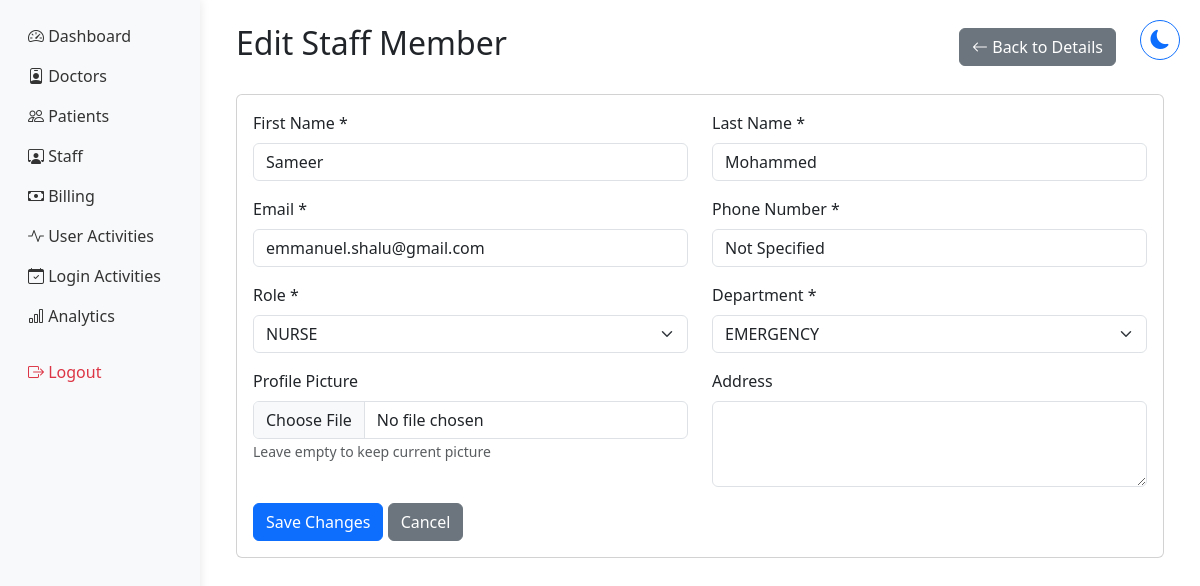
Page /hosp_admin/staff/4/edit/ (signed in) on the earlier database version.
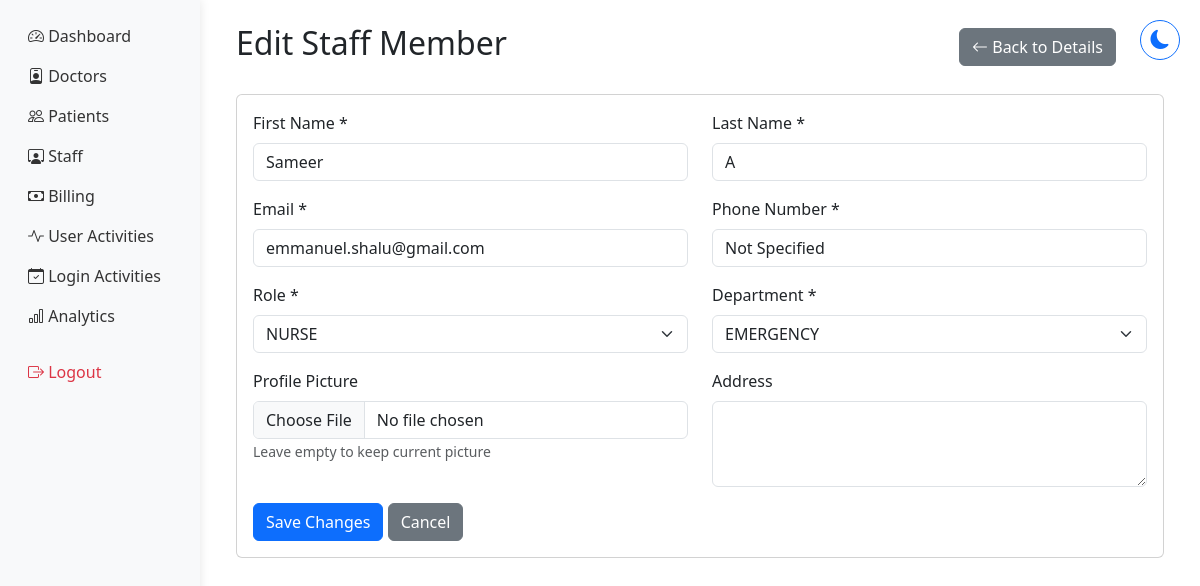
Same page on the later database version.
### hmsapp/models.py (models this page shows, shortened)
class StaffProfile(models.Model):
    user = models.OneToOneField(User, on_delete=models.CASCADE)
    department = models.CharField(max_length=100)
    designation = models.CharField(max_length=100)
    phone_number = models.CharField(max_length=15, validators=[phone_regex])
    address = models.TextField(blank=True)
    staff_id = models.CharField(max_length=7, unique=True, blank=True)
    created_at = models.DateTimeField(auto_now_add=True)
    updated_at = models.DateTimeField(auto_now=True)

### hmsapp/views.py (the view, shortened to what this page needs)
# urls.py: path('hosp_admin/staff/<int:staff_id>/edit/', views.edit_staff, name='edit_staff'),
@login_required
def edit_staff(request, staff_id):
    staff = get_object_or_404(StaffProfile, id=staff_id)
    context = {
        'staff': staff,
        'roles': ['NURSE', 'RECEPTIONIST', 'LAB_TECHNICIAN', 'PHARMACIST', 'ADMIN_STAFF'],
        'departments': ['EMERGENCY', 'OUTPATIENT', 'INPATIENT', 'LABORATORY', 'PHARMACY', 'ADMINISTRATION']
    }
    return render(request, 'hosp_admin/edit_staff.html', context)

### hmsapp/context_processors.py (called while the page is built)
def base_template(request):
    if request.user.is_authenticated:
        if request.user.groups.filter(name='Doctors').exists():
            base_template = 'doctor/base_doctor.html'
        elif request.user.groups.filter(name='Administrators').exists():
            base_template = 'hosp_admin/base_admin.html'
        else:
            base_template = 'staff/base_staff.html'
    else:
        base_template = 'staff/base_staff.html'
    return {'base_template': base_template}

### hmsapp/templates/hosp_admin/edit_staff.html (shortened to what the changed rows need)
{% extends 'hosp_admin/base_admin.html' %}
{% load static %}
{% block content %}
<div class="container py-4">
    <div class="d-flex justify-content-between align-items-center mb-4 me-5">
        <h2>Edit Staff Member</h2>
    </div>
    <div class="card">
        <div class="card-body">
            <form method="POST" enctype="multipart/form-data">
                <div class="row mb-3">
                    <div class="col-md-6">
                        <label for="firstName" class="form-label">First Name *</label>
                        <input type="text" class="form-control" id="firstName" name="first_name"
                               value="{{ staff.user.first_name }}" required>
                    </div>
                    <div class="col-md-6">
                        <label for="lastName" class="form-label">Last Name *</label>
                        <input type="text" class="form-control" id="lastName" name="last_name"
                               value="{{ staff.user.last_name }}" required>
                    </div>
                </div>
                <div class="row mb-3">
                    <div class="col-md-6">
                        <label for="email" class="form-label">Email *</label>
                        <input type="email" class="form-control" id="email" name="email"
                               value="{{ staff.user.email }}" required>
                    </div>
                    <div class="col-md-6">
                        <label for="phoneNumber" class="form-label">Phone Number *</label>
                        <input type="tel" class="form-control" id="phoneNumber" name="phone_number"
                               value="{{ staff.phone_number }}" required>
                    </div>
                </div>
            </form>
        </div>
    </div>
</div>
{% endblock %}

Differences in the rows shown:
changed through a linked row, StaffProfile "Not Specified": last_name "Mohammed" → "A"
